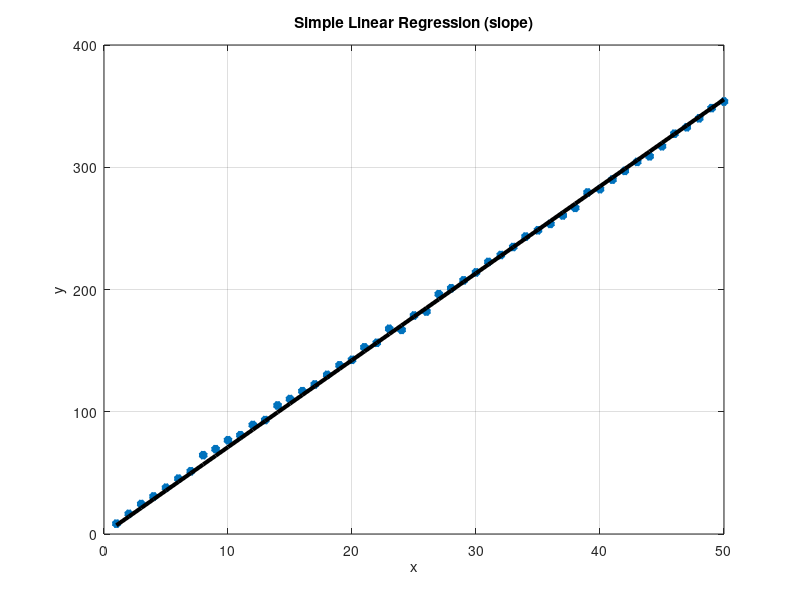
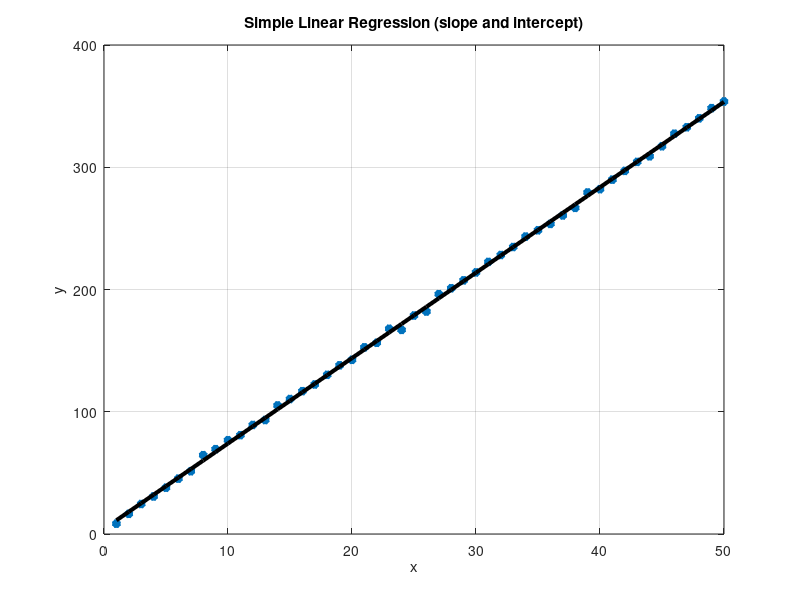
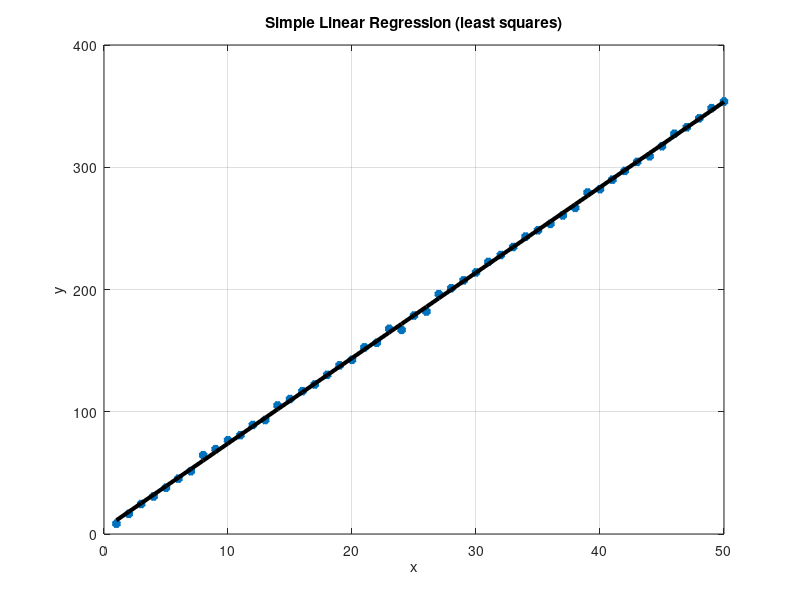
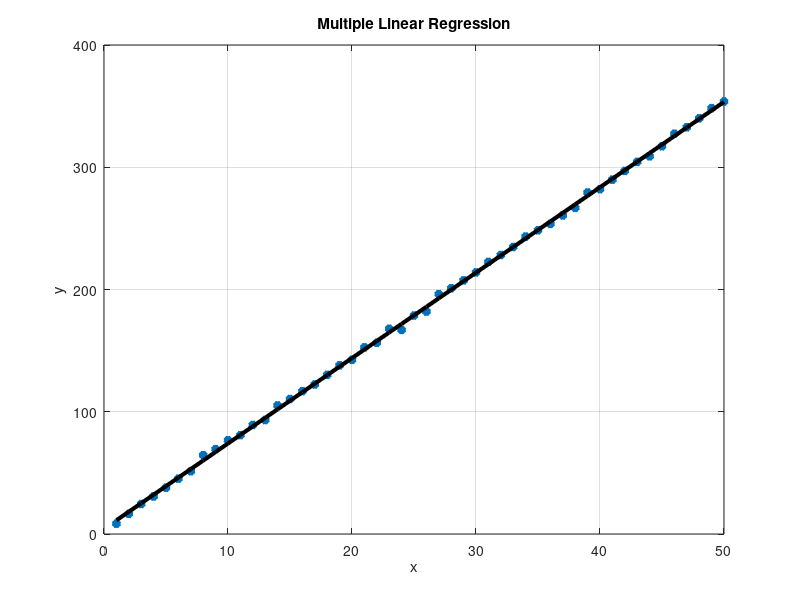

These figures' MATLAB source, in order: (Note: this script raises an error after producing the figures.)
%% start
close all
clear all %#ok<CLALL>
clc
%% deklaracja danych
num_elements = 50;
a = 7;
b = 2; 
c = 4;
x = 1:1:num_elements;

y = a * x + b * randn(1, num_elements);
y = y + c;
Y = y';
X = x';
X = [ones(size(X)) X];

%% simple linear slope
B1 = y / x;
ye1 = B1 * x;

figure(1)
plot(x,y,'*', 'LineWidth', 3);
grid on;
hold on;
xlabel('x');
ylabel('y');

plot(x,ye1,'k', 'LineWidth', 3);

title('Simple Linear Regression (slope)')

R21 = 1 - sum((y-ye1).^2)/sum((y - mean(y)).^2);

%% simple linear slope and intercept 
% według czatu to to samo co least squares dlatego daje taki sam
% współczynnik zgodności i współczynniki prostej regresji
B2 = X \ Y;
ye2 = X * B2;

figure(2);
plot(x,y,'*', 'LineWidth', 3);
grid on;
hold on;
xlabel('x');
ylabel('y');

plot(x,ye2,'k', 'LineWidth', 3);
title('Simple Linear Regression (slope and intercept)')

%inny wektor X
% czy wspolczynnik zgodnosci mial byc macierza czy liczba??
R22 = 1 - sum((y-ye2').^2)/sum((y - mean(y)).^2);

%% least squares

xm = sum(x)/length(x);
ym = sum(y)/length(y);

a1 = sum((x-xm).* (y-ym))/sum((x-xm).^2);
a0 = ym - (a1 * xm);

B3 = [a0;a1];

ye3 = X*B3;

figure(3);
plot(x,y,'*', 'LineWidth', 3);
grid on;
hold on;
xlabel('x');
ylabel('y');

plot(x,ye3,'k', 'LineWidth', 3);
title('Simple Linear Regression (least squares)')

R23 = 1 - sum((y-ye3').^2)/sum((y - mean(y)).^2);
 
%% multiple linear regression

X_mult = [ones(size(X)) X X*10];
A = regress(Y,X);
ye4 = A'*X';

figure(4)
plot(x,y,'*', 'LineWidth', 3);
grid on;
hold on;
xlabel('x');
ylabel('y');

plot(ye4,'k', 'LineWidth', 3);

title('Multiple Linear Regression')

R24 = 1 - sum((y-ye4).^2)/sum((y - mean(y)).^2);


%% graient w zależności od alpha

A = randn(2, 1);
alpha = [0.000001,0.000005, 0.00001,0.00005,0.0001,0.0005]; 
% stały parametr wpływa na szybkość osiągnania optimum
epochs = 30;

%idk po co ale jest
disp('optimization...')


figure(5);
grid on;
hold on;
xlabel('number of epochs');
ylabel('error');
title('Linear regression error, dependence on alpha');
box on;

figure(6);
plot(x, y, '*','LineWidth', 3);
title('Linear regression - GD, dependence on alpha');
hold on;
grid on;

colors = ['r', 'g', 'b', 'm', 'c', 'y'];
tic;

for times =  1 : 6
    zmienna = [];
    A2 = A;
    for k = 1:epochs
        for n_data = 1:length(X)
            Ye = X(n_data, :) * A2;
            e = Y(n_data) - Ye;
            % e = mse(Y(n_data), Ye);
            D_A = alpha(times) * e * X(n_data, :);
            A2 = A2 + D_A';
        end
        ye = X * A2;
        e_epoch = mse(Y, ye);
        zmienna = [zmienna, e_epoch];
    end

    figure(6);
    plot(x, ye, 'k', 'LineWidth', 3, 'Color', colors(times));
    %add marker in plot
    figure(5);
    plot(1:k, zmienna, '*','Color', colors(times));
end
training_time = toc;
figure(6);
legend('dane', '\alpha 0.000001', '\alpha 0.000005', '\alpha 0.00001', ...
    '\alpha 0.00005', '\alpha 0.0001', '\alpha 0.0005');
figure(5);
legend('\alpha 0.000001', '\alpha 0.000005', '\alpha 0.00001', ...
    '\alpha 0.00005', '\alpha 0.0001', '\alpha 0.0005');
total_error = mse(Y, ye);
R25 = 1 - sum((Y - ye).^2) / sum((Y - mean(Y)).^2);

%% polymonial
d =2; % my to chcemy???
y_poly = a * x + b *((x +randn(1,num_elements)).^d);
y_poly = y_poly + c;

Y_poly  = y_poly';
X = [ones(size(X)) X X.^2];
B1 = X\Y_poly;
ye1 = X*B1;

figure(7)
plot(x,y_poly,'*', 'LineWidth', 3);
grid on;
hold on;
xlabel('x');
ylabel('y');
plot(x, ye1,'k', 'LineWidth', 3);
title('polynomial regression')

y_poly = sin(x); %moze z sinusa to???
w = polyfit(x,y_poly,1);
xt = 0:1:50;
yt = polyval(w,xt);


figure(8);
plot(xt,yt,'k','LineWidth',3);
grid on;
hold on;
plot(x,y_poly,'*','LineWidth',3);
xlabel('x');
ylabel('y');

title('degree -1');
legend('polynominal values', 'new data')

w = polyfit(x,y_poly,2);
xt = 0:1:50;
yt = polyval(w,xt);

figure(9);
plot(xt,yt,'k','LineWidth',3);
grid on;
hold on;
plot(x,y_poly,'*','LineWidth',3);
xlabel('x');
ylabel('y');
title('degree - 2');
legend('polynominal values', 'new data')

% drugi stopień

w = polyfit(x,y_poly,3);
xt = 0:1:50;
yt = polyval(w,xt);

figure(10);
plot(xt,yt,'k','LineWidth',3);grid;hold;
plot(x,y_poly,'*','LineWidth',3);

xlabel('x');
ylabel('y');

title('degree - 3');
legend('polynominal values', 'new data')

w = polyfit(x,y_poly,4);
xt = 0:1:50;
yt = polyval(w,xt);

figure(11);
plot(xt,yt,'k','LineWidth',3);
grid;
hold; 
plot(x,y_poly,'*','LineWidth',3);

xlabel('x');
ylabel('y');

title('degree - 4');
legend('polynominal values', 'new data')

%% logistic nie działa na danych z zajęć idk co zmienić

x1 = x(1, 1:2:end);
x2 = x(1, 2:2:end);
y1 = y(1, 1:2:end);
y2 = y(1, 2:2:end);
log_fun = @(x_in) 1./(1 + exp(-x_in));
alpha_optim = glmfit(x1, y1', 'binomial');
ye1 = log_fun(alpha_optim(1) + alpha_optim(2) * x1);


figure(12);
plot(x, y, '*', 'LineWidth', 3);grid;hold;
xlabel('x');
ylabel('y');
title('Logistic Regression');
plot(x, ye1, 'r', 'LineWidth', 3);
legend('data', 'regression');
